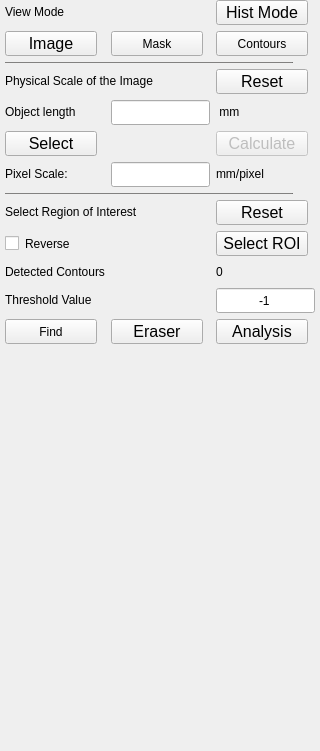
<?xml version="1.0" encoding="UTF-8"?>
<ui version="4.0">
 <class>ContentBar</class>
 <widget class="QWidget" name="ContentBar">
  <property name="geometry">
   <rect>
    <x>0</x>
    <y>0</y>
    <width>320</width>
    <height>751</height>
   </rect>
  </property>
  <property name="minimumSize">
   <size>
    <width>320</width>
    <height>0</height>
   </size>
  </property>
  <property name="maximumSize">
   <size>
    <width>320</width>
    <height>16777215</height>
   </size>
  </property>
  <property name="windowTitle">
   <string>Form</string>
  </property>
  <widget class="QWidget" name="parameter" native="true">
   <property name="geometry">
    <rect>
     <x>0</x>
     <y>0</y>
     <width>320</width>
     <height>764</height>
    </rect>
   </property>
   <property name="minimumSize">
    <size>
     <width>320</width>
     <height>0</height>
    </size>
   </property>
   <property name="maximumSize">
    <size>
     <width>320</width>
     <height>16777215</height>
    </size>
   </property>
   <property name="styleSheet">
    <string notr="true">border-color: rgb(255, 46, 52);</string>
   </property>
   <layout class="QGridLayout" name="gridLayout" rowstretch="0,0,0,0,0,0,0,0,0,0,0,0,0,0,0,0,0,0,0,0,0,0,0,0,0,0,0,0,0,0,0,0,0,0,0,0,0,0">
    <property name="leftMargin">
     <number>5</number>
    </property>
    <property name="rightMargin">
     <number>5</number>
    </property>
    <item row="19" column="0">
     <widget class="QLabel" name="label_contours_fixed">
      <property name="minimumSize">
       <size>
        <width>180</width>
        <height>0</height>
       </size>
      </property>
      <property name="maximumSize">
       <size>
        <width>180</width>
        <height>20</height>
       </size>
      </property>
      <property name="text">
       <string>Detected Contours</string>
      </property>
     </widget>
    </item>
    <item row="7" column="0" colspan="2">
     <widget class="QLabel" name="label_title_fixed">
      <property name="minimumSize">
       <size>
        <width>180</width>
        <height>20</height>
       </size>
      </property>
      <property name="maximumSize">
       <size>
        <width>180</width>
        <height>20</height>
       </size>
      </property>
      <property name="text">
       <string>Physical Scale of the Image</string>
      </property>
     </widget>
    </item>
    <item row="4" column="1">
     <widget class="QPushButton" name="btn_show_mask">
      <property name="sizePolicy">
       <sizepolicy hsizetype="Fixed" vsizetype="Fixed">
        <horstretch>0</horstretch>
        <verstretch>0</verstretch>
       </sizepolicy>
      </property>
      <property name="minimumSize">
       <size>
        <width>92</width>
        <height>25</height>
       </size>
      </property>
      <property name="maximumSize">
       <size>
        <width>92</width>
        <height>25</height>
       </size>
      </property>
      <property name="text">
       <string>Mask</string>
      </property>
     </widget>
    </item>
    <item row="11" column="0">
     <widget class="QLabel" name="label_pixel_scale">
      <property name="sizePolicy">
       <sizepolicy hsizetype="MinimumExpanding" vsizetype="Preferred">
        <horstretch>0</horstretch>
        <verstretch>0</verstretch>
       </sizepolicy>
      </property>
      <property name="minimumSize">
       <size>
        <width>90</width>
        <height>20</height>
       </size>
      </property>
      <property name="maximumSize">
       <size>
        <width>90</width>
        <height>20</height>
       </size>
      </property>
      <property name="text">
       <string>Pixel Scale:</string>
      </property>
     </widget>
    </item>
    <item row="13" column="0">
     <widget class="QLabel" name="labe_select_roi_fixed">
      <property name="minimumSize">
       <size>
        <width>180</width>
        <height>20</height>
       </size>
      </property>
      <property name="maximumSize">
       <size>
        <width>180</width>
        <height>20</height>
       </size>
      </property>
      <property name="text">
       <string>Select Region of Interest</string>
      </property>
     </widget>
    </item>
    <item row="9" column="0">
     <widget class="QLabel" name="label_objectlength_fixed">
      <property name="sizePolicy">
       <sizepolicy hsizetype="MinimumExpanding" vsizetype="Preferred">
        <horstretch>0</horstretch>
        <verstretch>0</verstretch>
       </sizepolicy>
      </property>
      <property name="minimumSize">
       <size>
        <width>90</width>
        <height>20</height>
       </size>
      </property>
      <property name="maximumSize">
       <size>
        <width>90</width>
        <height>20</height>
       </size>
      </property>
      <property name="text">
       <string>Object length</string>
      </property>
      <property name="alignment">
       <set>Qt::AlignLeading|Qt::AlignLeft|Qt::AlignVCenter</set>
      </property>
     </widget>
    </item>
    <item row="9" column="2">
     <widget class="QLabel" name="label_objectlength_fixed_2">
      <property name="sizePolicy">
       <sizepolicy hsizetype="Preferred" vsizetype="Preferred">
        <horstretch>0</horstretch>
        <verstretch>0</verstretch>
       </sizepolicy>
      </property>
      <property name="minimumSize">
       <size>
        <width>70</width>
        <height>20</height>
       </size>
      </property>
      <property name="maximumSize">
       <size>
        <width>70</width>
        <height>20</height>
       </size>
      </property>
      <property name="text">
       <string> mm </string>
      </property>
      <property name="alignment">
       <set>Qt::AlignLeading|Qt::AlignLeft|Qt::AlignVCenter</set>
      </property>
     </widget>
    </item>
    <item row="11" column="1">
     <widget class="QLineEdit" name="lineEdit_pixel_scale_value">
      <property name="sizePolicy">
       <sizepolicy hsizetype="Fixed" vsizetype="Fixed">
        <horstretch>0</horstretch>
        <verstretch>0</verstretch>
       </sizepolicy>
      </property>
      <property name="minimumSize">
       <size>
        <width>0</width>
        <height>25</height>
       </size>
      </property>
      <property name="maximumSize">
       <size>
        <width>16777215</width>
        <height>25</height>
       </size>
      </property>
      <property name="text">
       <string/>
      </property>
      <property name="alignment">
       <set>Qt::AlignCenter</set>
      </property>
     </widget>
    </item>
    <item row="20" column="2">
     <widget class="QLineEdit" name="lineEdit_contours_value">
      <property name="sizePolicy">
       <sizepolicy hsizetype="Fixed" vsizetype="Fixed">
        <horstretch>0</horstretch>
        <verstretch>0</verstretch>
       </sizepolicy>
      </property>
      <property name="minimumSize">
       <size>
        <width>0</width>
        <height>25</height>
       </size>
      </property>
      <property name="maximumSize">
       <size>
        <width>16777215</width>
        <height>25</height>
       </size>
      </property>
      <property name="text">
       <string>-1</string>
      </property>
      <property name="alignment">
       <set>Qt::AlignCenter</set>
      </property>
     </widget>
    </item>
    <item row="12" column="0">
     <widget class="Line" name="line_space1">
      <property name="minimumSize">
       <size>
        <width>288</width>
        <height>1</height>
       </size>
      </property>
      <property name="maximumSize">
       <size>
        <width>288</width>
        <height>1</height>
       </size>
      </property>
      <property name="autoFillBackground">
       <bool>false</bool>
      </property>
      <property name="styleSheet">
       <string notr="true">background-color: rgb(113, 112, 111);</string>
      </property>
      <property name="orientation">
       <enum>Qt::Horizontal</enum>
      </property>
     </widget>
    </item>
    <item row="21" column="2">
     <widget class="QPushButton" name="btn_roi_analysis">
      <property name="sizePolicy">
       <sizepolicy hsizetype="Fixed" vsizetype="Fixed">
        <horstretch>0</horstretch>
        <verstretch>0</verstretch>
       </sizepolicy>
      </property>
      <property name="minimumSize">
       <size>
        <width>92</width>
        <height>25</height>
       </size>
      </property>
      <property name="maximumSize">
       <size>
        <width>92</width>
        <height>25</height>
       </size>
      </property>
      <property name="font">
       <font>
        <pointsize>12</pointsize>
       </font>
      </property>
      <property name="text">
       <string>Analysis</string>
      </property>
     </widget>
    </item>
    <item row="6" column="0">
     <widget class="Line" name="line_space3">
      <property name="minimumSize">
       <size>
        <width>288</width>
        <height>1</height>
       </size>
      </property>
      <property name="maximumSize">
       <size>
        <width>288</width>
        <height>1</height>
       </size>
      </property>
      <property name="autoFillBackground">
       <bool>false</bool>
      </property>
      <property name="styleSheet">
       <string notr="true">background-color: rgb(113, 112, 111);</string>
      </property>
      <property name="orientation">
       <enum>Qt::Horizontal</enum>
      </property>
     </widget>
    </item>
    <item row="7" column="2">
     <widget class="QPushButton" name="btn_refer_reset">
      <property name="sizePolicy">
       <sizepolicy hsizetype="Fixed" vsizetype="Fixed">
        <horstretch>0</horstretch>
        <verstretch>0</verstretch>
       </sizepolicy>
      </property>
      <property name="minimumSize">
       <size>
        <width>92</width>
        <height>25</height>
       </size>
      </property>
      <property name="maximumSize">
       <size>
        <width>92</width>
        <height>25</height>
       </size>
      </property>
      <property name="font">
       <font>
        <pointsize>12</pointsize>
       </font>
      </property>
      <property name="text">
       <string>Reset</string>
      </property>
     </widget>
    </item>
    <item row="4" column="0">
     <widget class="QPushButton" name="btn_show_image">
      <property name="sizePolicy">
       <sizepolicy hsizetype="Fixed" vsizetype="Fixed">
        <horstretch>0</horstretch>
        <verstretch>0</verstretch>
       </sizepolicy>
      </property>
      <property name="minimumSize">
       <size>
        <width>92</width>
        <height>25</height>
       </size>
      </property>
      <property name="maximumSize">
       <size>
        <width>92</width>
        <height>25</height>
       </size>
      </property>
      <property name="font">
       <font>
        <pointsize>12</pointsize>
       </font>
      </property>
      <property name="text">
       <string>Image</string>
      </property>
     </widget>
    </item>
    <item row="3" column="2">
     <widget class="QPushButton" name="btn_change_mode">
      <property name="sizePolicy">
       <sizepolicy hsizetype="Fixed" vsizetype="Fixed">
        <horstretch>0</horstretch>
        <verstretch>0</verstretch>
       </sizepolicy>
      </property>
      <property name="minimumSize">
       <size>
        <width>92</width>
        <height>25</height>
       </size>
      </property>
      <property name="maximumSize">
       <size>
        <width>92</width>
        <height>25</height>
       </size>
      </property>
      <property name="font">
       <font>
        <pointsize>12</pointsize>
       </font>
      </property>
      <property name="text">
       <string>Hist Mode</string>
      </property>
     </widget>
    </item>
    <item row="11" column="2">
     <widget class="QLabel" name="label_objdect_ratio_fixed">
      <property name="minimumSize">
       <size>
        <width>70</width>
        <height>20</height>
       </size>
      </property>
      <property name="maximumSize">
       <size>
        <width>70</width>
        <height>20</height>
       </size>
      </property>
      <property name="text">
       <string>mm/pixel</string>
      </property>
      <property name="alignment">
       <set>Qt::AlignLeading|Qt::AlignLeft|Qt::AlignVCenter</set>
      </property>
     </widget>
    </item>
    <item row="9" column="1">
     <widget class="QLineEdit" name="lineEdit_object_length">
      <property name="sizePolicy">
       <sizepolicy hsizetype="Fixed" vsizetype="Fixed">
        <horstretch>0</horstretch>
        <verstretch>0</verstretch>
       </sizepolicy>
      </property>
      <property name="minimumSize">
       <size>
        <width>0</width>
        <height>25</height>
       </size>
      </property>
      <property name="maximumSize">
       <size>
        <width>16777215</width>
        <height>25</height>
       </size>
      </property>
      <property name="text">
       <string/>
      </property>
      <property name="alignment">
       <set>Qt::AlignCenter</set>
      </property>
     </widget>
    </item>
    <item row="10" column="0">
     <widget class="QPushButton" name="btn_refer_select">
      <property name="sizePolicy">
       <sizepolicy hsizetype="Fixed" vsizetype="Fixed">
        <horstretch>0</horstretch>
        <verstretch>0</verstretch>
       </sizepolicy>
      </property>
      <property name="minimumSize">
       <size>
        <width>92</width>
        <height>25</height>
       </size>
      </property>
      <property name="maximumSize">
       <size>
        <width>92</width>
        <height>25</height>
       </size>
      </property>
      <property name="font">
       <font>
        <pointsize>12</pointsize>
       </font>
      </property>
      <property name="text">
       <string>Select</string>
      </property>
     </widget>
    </item>
    <item row="14" column="0">
     <widget class="QCheckBox" name="checkBox_roi_reverse">
      <property name="sizePolicy">
       <sizepolicy hsizetype="Fixed" vsizetype="Fixed">
        <horstretch>0</horstretch>
        <verstretch>0</verstretch>
       </sizepolicy>
      </property>
      <property name="minimumSize">
       <size>
        <width>0</width>
        <height>25</height>
       </size>
      </property>
      <property name="maximumSize">
       <size>
        <width>16777215</width>
        <height>25</height>
       </size>
      </property>
      <property name="text">
       <string>Reverse</string>
      </property>
      <property name="checkable">
       <bool>true</bool>
      </property>
     </widget>
    </item>
    <item row="3" column="0">
     <widget class="QLabel" name="label_show_image_fixed">
      <property name="minimumSize">
       <size>
        <width>180</width>
        <height>20</height>
       </size>
      </property>
      <property name="maximumSize">
       <size>
        <width>180</width>
        <height>20</height>
       </size>
      </property>
      <property name="text">
       <string>View Mode</string>
      </property>
     </widget>
    </item>
    <item row="21" column="0">
     <widget class="QPushButton" name="btn_contours_find">
      <property name="minimumSize">
       <size>
        <width>92</width>
        <height>25</height>
       </size>
      </property>
      <property name="maximumSize">
       <size>
        <width>92</width>
        <height>25</height>
       </size>
      </property>
      <property name="text">
       <string>Find</string>
      </property>
     </widget>
    </item>
    <item row="10" column="2">
     <widget class="QPushButton" name="btn_refer_calculate">
      <property name="enabled">
       <bool>false</bool>
      </property>
      <property name="sizePolicy">
       <sizepolicy hsizetype="Fixed" vsizetype="Fixed">
        <horstretch>0</horstretch>
        <verstretch>0</verstretch>
       </sizepolicy>
      </property>
      <property name="minimumSize">
       <size>
        <width>92</width>
        <height>25</height>
       </size>
      </property>
      <property name="maximumSize">
       <size>
        <width>92</width>
        <height>25</height>
       </size>
      </property>
      <property name="font">
       <font>
        <pointsize>12</pointsize>
       </font>
      </property>
      <property name="text">
       <string>Calculate</string>
      </property>
     </widget>
    </item>
    <item row="21" column="1">
     <widget class="QPushButton" name="btn_contours_eraser">
      <property name="sizePolicy">
       <sizepolicy hsizetype="Fixed" vsizetype="Fixed">
        <horstretch>0</horstretch>
        <verstretch>0</verstretch>
       </sizepolicy>
      </property>
      <property name="minimumSize">
       <size>
        <width>92</width>
        <height>25</height>
       </size>
      </property>
      <property name="maximumSize">
       <size>
        <width>92</width>
        <height>25</height>
       </size>
      </property>
      <property name="font">
       <font>
        <pointsize>12</pointsize>
       </font>
      </property>
      <property name="text">
       <string>Eraser</string>
      </property>
     </widget>
    </item>
    <item row="13" column="2">
     <widget class="QPushButton" name="btn_roi_reset">
      <property name="sizePolicy">
       <sizepolicy hsizetype="Fixed" vsizetype="Fixed">
        <horstretch>0</horstretch>
        <verstretch>0</verstretch>
       </sizepolicy>
      </property>
      <property name="minimumSize">
       <size>
        <width>92</width>
        <height>25</height>
       </size>
      </property>
      <property name="maximumSize">
       <size>
        <width>92</width>
        <height>25</height>
       </size>
      </property>
      <property name="font">
       <font>
        <pointsize>12</pointsize>
       </font>
      </property>
      <property name="text">
       <string>Reset</string>
      </property>
     </widget>
    </item>
    <item row="37" column="1">
     <spacer name="verticalSpacer">
      <property name="orientation">
       <enum>Qt::Vertical</enum>
      </property>
      <property name="sizeHint" stdset="0">
       <size>
        <width>20</width>
        <height>40</height>
       </size>
      </property>
     </spacer>
    </item>
    <item row="20" column="0">
     <widget class="QLabel" name="label_contours_fixed2">
      <property name="minimumSize">
       <size>
        <width>180</width>
        <height>0</height>
       </size>
      </property>
      <property name="maximumSize">
       <size>
        <width>180</width>
        <height>20</height>
       </size>
      </property>
      <property name="text">
       <string>Threshold Value</string>
      </property>
     </widget>
    </item>
    <item row="19" column="2">
     <widget class="QLabel" name="label_number_contours">
      <property name="sizePolicy">
       <sizepolicy hsizetype="Preferred" vsizetype="Preferred">
        <horstretch>0</horstretch>
        <verstretch>0</verstretch>
       </sizepolicy>
      </property>
      <property name="minimumSize">
       <size>
        <width>70</width>
        <height>20</height>
       </size>
      </property>
      <property name="maximumSize">
       <size>
        <width>70</width>
        <height>20</height>
       </size>
      </property>
      <property name="text">
       <string>0</string>
      </property>
      <property name="alignment">
       <set>Qt::AlignLeading|Qt::AlignLeft|Qt::AlignVCenter</set>
      </property>
     </widget>
    </item>
    <item row="14" column="2">
     <widget class="QPushButton" name="btn_roi_select">
      <property name="sizePolicy">
       <sizepolicy hsizetype="Fixed" vsizetype="Fixed">
        <horstretch>0</horstretch>
        <verstretch>0</verstretch>
       </sizepolicy>
      </property>
      <property name="minimumSize">
       <size>
        <width>92</width>
        <height>25</height>
       </size>
      </property>
      <property name="maximumSize">
       <size>
        <width>92</width>
        <height>25</height>
       </size>
      </property>
      <property name="font">
       <font>
        <pointsize>12</pointsize>
       </font>
      </property>
      <property name="text">
       <string>Select ROI</string>
      </property>
     </widget>
    </item>
    <item row="4" column="2">
     <widget class="QPushButton" name="btn_show_contours">
      <property name="sizePolicy">
       <sizepolicy hsizetype="Fixed" vsizetype="Fixed">
        <horstretch>0</horstretch>
        <verstretch>0</verstretch>
       </sizepolicy>
      </property>
      <property name="minimumSize">
       <size>
        <width>92</width>
        <height>25</height>
       </size>
      </property>
      <property name="maximumSize">
       <size>
        <width>92</width>
        <height>25</height>
       </size>
      </property>
      <property name="text">
       <string>Contours</string>
      </property>
     </widget>
    </item>
   </layout>
  </widget>
 </widget>
 <resources/>
 <connections/>
</ui>
